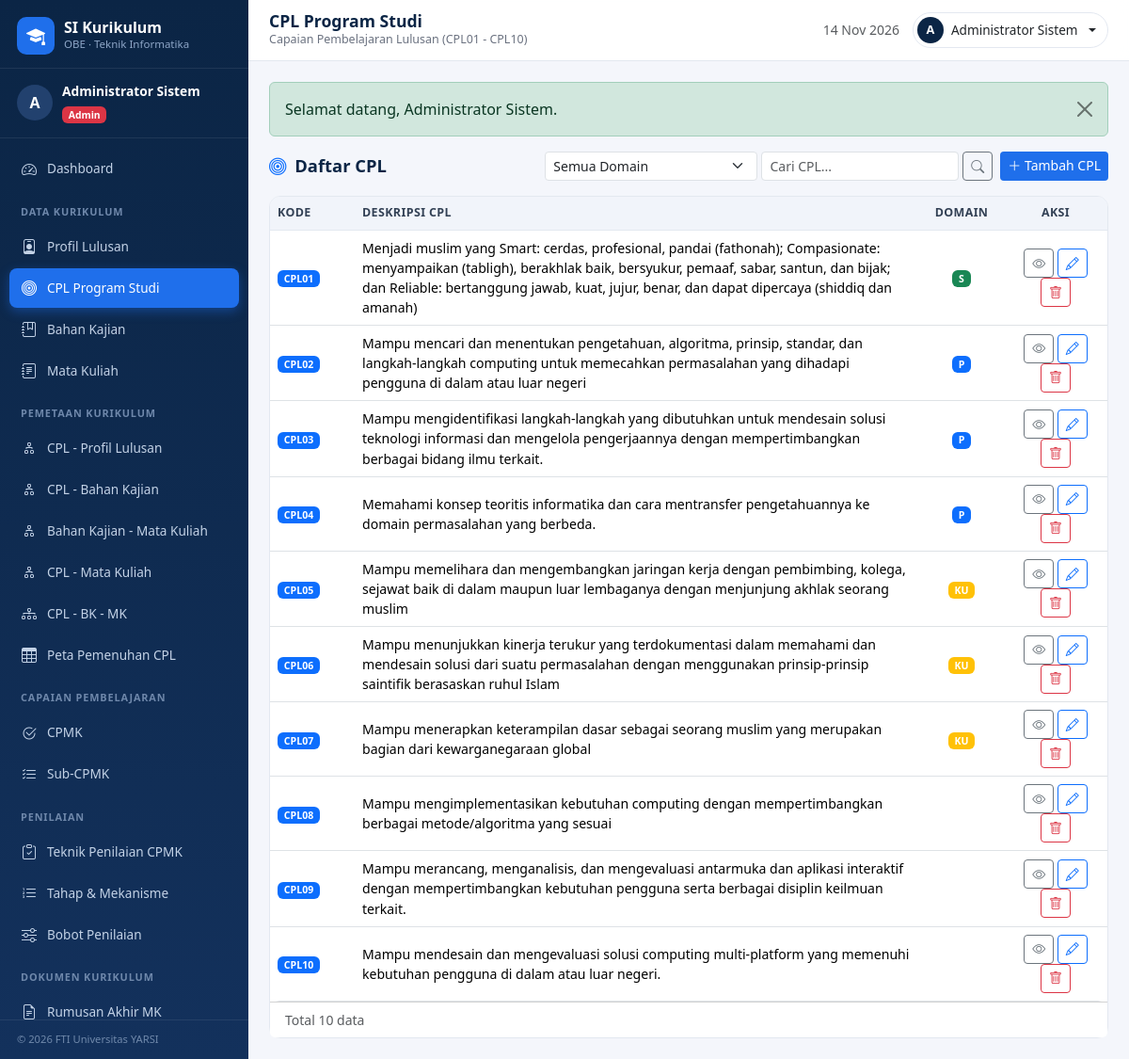
Page /cpl/index.php (signed in) on the committed database.
### tables this page shows
CREATE TABLE cpl (
  id INT AUTO_INCREMENT PRIMARY KEY,
  kode_cpl VARCHAR(10) NOT NULL UNIQUE,
  deskripsi TEXT NOT NULL,
  domain VARCHAR(5) NOT NULL
);

### includes/functions.php (called while the page is built, shortened)
<?php
function e($value): string
{
    return htmlspecialchars((string)$value, ENT_QUOTES, 'UTF-8');
}
function current_role(): string
{
    return $_SESSION['user']['role'] ?? '';
}
function can_manage_master(): bool
{
    return in_array(current_role(), ['admin', 'kaprodi'], true);
}

### cpl/index.php (the view, shortened to what this page needs)
<?php
require_once __DIR__ . '/../includes/auth.php';
$pdo = db();
$can = can_manage_master();
$q = trim($_GET['q'] ?? '');
$where = [];
$params = [];
$whereSql = $where ? 'WHERE ' . implode(' AND ', $where) : '';
$s = $pdo->prepare("SELECT COUNT(*) FROM cpl $whereSql");
$s->execute($params);
$total = (int)$s->fetchColumn();
[$limit, $offset, , $page, $pages] = paginate($total, 10);
$stmt = $pdo->prepare("SELECT * FROM cpl $whereSql ORDER BY kode_cpl LIMIT $limit OFFSET $offset");
$stmt->execute($params);
$rows = $stmt->fetchAll();
$domainBadge = ['S' => 'success', 'P' => 'primary', 'KU' => 'warning', 'KK' => 'purple'];
include __DIR__ . '/../includes/header.php';
?>
<div class="page-head">
  <h2><i class="bi bi-bullseye me-1 text-primary"></i> Daftar CPL</h2>
  <div class="d-flex gap-2 flex-wrap">
    <form class="d-flex" method="get">
      <select name="domain" class="form-select form-select-sm me-1" data-autosubmit>
        <option value="">Semua Domain</option>
      </select>
      <input type="text" name="q" value="<?= e($q) ?>" class="form-control form-control-sm search-box" placeholder="Cari CPL...">
      <button class="btn btn-sm btn-outline-secondary ms-1"><i class="bi bi-search"></i></button>
    </form>
    <?php if ($can): ?><a href="?edit=0" class="btn btn-sm btn-blue"><i class="bi bi-plus-lg"></i> Tambah CPL</a><?php endif; ?>
  </div>
</div>
<div class="card">
  <div class="card-body p-0">
    <div class="table-responsive">
      <table class="table table-hover mb-0">
        <thead><tr><th style="width:90px">Kode</th><th>Deskripsi CPL</th><th style="width:90px" class="text-center">Domain</th><th style="width:110px" class="text-center">Aksi</th></tr></thead>
        <tbody>
          <?php foreach ($rows as $r): ?>
            <tr>
              <td><span class="badge bg-primary"><?= e($r['kode_cpl']) ?></span></td>
              <td><?= e($r['deskripsi']) ?></td>
              <td class="text-center"><span class="badge bg-<?= $domainBadge[$r['domain']] ?? 'secondary' ?>"><?= e($r['domain']) ?></span></td>
              <td class="text-center">
                <a class="btn btn-sm btn-outline-secondary" href="?detail=<?= $r['id'] ?>"><i class="bi bi-eye"></i></a>
                <?php if ($can): ?>
                  <a class="btn btn-sm btn-outline-primary" href="?edit=<?= $r['id'] ?>"><i class="bi bi-pencil"></i></a>
                  <form method="post" class="d-inline" onsubmit="return confirm('Hapus <?= e($r['kode_cpl']) ?>?')">
                    <button class="btn btn-sm btn-outline-danger"><i class="bi bi-trash"></i></button>
                  </form>
                <?php endif; ?>
              </td>
            </tr>
          <?php endforeach; ?>
        </tbody>
      </table>
    </div>
  </div>
  <div class="card-footer bg-white d-flex justify-content-between align-items-center">
    <span class="text-muted small">Total <?= $total ?> data</span><?= render_pagination($page, $pages) ?>
  </div>
</div>
<?php include __DIR__ . '/../includes/footer.php'; ?>

### assets/css/style.css (style rules this page uses)
:root { --navy: #0b2545; --navy-2: #13315c; --blue: #1f6feb; --blue-2: #3d8bfd; --bg: #f4f6fb; --line: #e3e8f0; --sidebar-w: 264px; }
* { box-sizing: border-box; }
body { font-family: "Segoe UI", system-ui, -apple-system, Arial, sans-serif; background: var(--bg); color: #1f2937; }
.btn-blue { background: var(--blue); color: #fff; border: 0; }
.card { border: 1px solid var(--line); border-radius: 12px; }
.table { --bs-table-bg: #fff; }
.table thead th { background: #f1f4fa; color: #334155; font-size: .78rem; text-transform: uppercase; letter-spacing: .03em; border-bottom: 1px solid var(--line); white-space: nowrap; }
.table td { vertical-align: middle; font-size: .88rem; }
.table-responsive { border-radius: 10px; }
.page-head { display: flex; align-items: center; justify-content: space-between; gap: 12px; flex-wrap: wrap; margin-bottom: 16px; }
.page-head h2 { font-size: 1.15rem; font-weight: 700; color: var(--navy); margin: 0; }
.search-box { max-width: 320px; }

### rows in the picture
cpl: kode_cpl "CPL01", deskripsi "Menjadi muslim yang Smart: cerdas, profesional, pandai (fathonah); Compasionate: menyampaikan (tabligh), berakhlak baik, bersyukur, pemaaf, sabar, santun, dan bijak; dan Reliable: bertanggung jawab, kuat, jujur, benar, dan dapat dipercaya (shiddiq dan amanah)", domain "S"
cpl: kode_cpl "CPL02", deskripsi "Mampu mencari dan menentukan pengetahuan, algoritma, prinsip, standar, dan langkah-langkah computing untuk memecahkan permasalahan yang dihadapi pengguna di dalam atau luar negeri", domain "P"
cpl: kode_cpl "CPL03", deskripsi "Mampu mengidentifikasi langkah-langkah yang dibutuhkan untuk mendesain solusi teknologi informasi dan mengelola pengerjaannya dengan mempertimbangkan berbagai bidang ilmu terkait.", domain "P"
cpl: kode_cpl "CPL04", deskripsi "Memahami konsep teoritis informatika dan cara mentransfer pengetahuannya ke domain permasalahan yang berbeda.", domain "P"
cpl: kode_cpl "CPL05", deskripsi "Mampu memelihara dan mengembangkan jaringan kerja dengan pembimbing, kolega, sejawat baik di dalam maupun luar lembaganya dengan menjunjung akhlak seorang muslim", domain "KU"
cpl: kode_cpl "CPL06", deskripsi "Mampu menunjukkan kinerja terukur yang terdokumentasi dalam memahami dan mendesain solusi dari suatu permasalahan dengan menggunakan prinsip-prinsip saintifik berasaskan ruhul Islam", domain "KU"
cpl: kode_cpl "CPL07", deskripsi "Mampu menerapkan keterampilan dasar sebagai seorang muslim yang merupakan bagian dari kewarganegaraan global", domain "KU"
cpl: kode_cpl "CPL08", deskripsi "Mampu mengimplementasikan kebutuhan computing dengan mempertimbangkan berbagai metode/algoritma yang sesuai"
cpl: kode_cpl "CPL09", deskripsi "Mampu merancang, menganalisis, dan mengevaluasi antarmuka dan aplikasi interaktif dengan mempertimbangkan kebutuhan pengguna serta berbagai disiplin keilmuan terkait."
cpl: kode_cpl "CPL10", deskripsi "Mampu mendesain dan mengevaluasi solusi computing multi-platform yang memenuhi kebutuhan pengguna di dalam atau luar negeri."

### other values in the picture
substr($u['nama'] ?? 'U', 0, 1) "A"
$u['nama'] "Administrator Sistem"
$role "Admin"
$__title "CPL Program Studi"
$__subtitle "Capaian Pembelajaran Lulusan (CPL01 - CPL10)"
substr($__ikm, 0, 1) "A"
$__ikm "Administrator Sistem"
$f['message'] "Selamat datang, Administrator Sistem."
$total "10"
